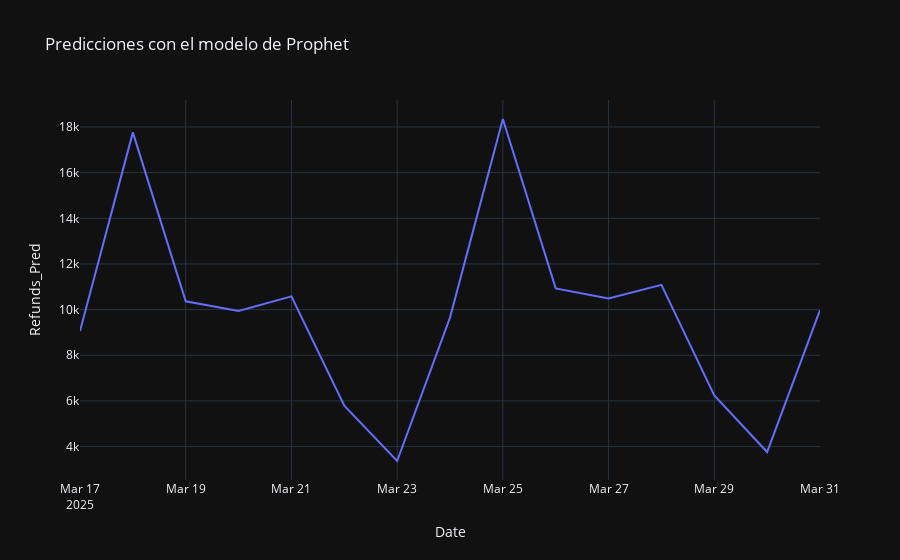

Notebook cell for this chart:
### Code cell
fig = px.line(prophet_pred2, x=prophet_pred2.index, y ='Refunds_Pred', template='plotly_dark', title='Predicciones con el modelo de Prophet')
fig.show()

### Figure 1 — Plotly figure (JSON) as saved in the notebook; plotly's stock layout.template omitted (floating-point values rounded to 4 significant figures)
{"data": [{"hovertemplate": "Date=%{x}<br>Refunds_Pred=%{y}<extra></extra>", "legendgroup": "", "line": {"color": "#636efa", "dash": "solid"}, "marker": {"symbol": "circle"}, "mode": "lines", "name": "", "orientation": "v", "showlegend": false, "type": "scatter", "x": ["2025-03-17T00:00:00", "2025-03-18T00:00:00", "2025-03-19T00:00:00", "2025-03-20T00:00:00", "2025-03-21T00:00:00", "2025-03-22T00:00:00", "2025-03-23T00:00:00", "2025-03-24T00:00:00", "2025-03-25T00:00:00", "2025-03-26T00:00:00", "2025-03-27T00:00:00", "2025-03-28T00:00:00", "2025-03-29T00:00:00", "2025-03-30T00:00:00", "2025-03-31T00:00:00"], "xaxis": "x", "y": [9060.0, 17760.0, 10360.0, 9942.0, 10580.0, 5788.0, 3368.0, 9651.0, 18350.0, 10930.0, 10480.0, 11080.0, 6239.0, 3760.0, 9977.0], "yaxis": "y"}], "layout": {"legend": {"tracegroupgap": 0}, "title": {"text": "Predicciones con el modelo de Prophet"}, "xaxis": {"anchor": "y", "domain": [0, 1], "title": {"text": "Date"}}, "yaxis": {"anchor": "x", "domain": [0, 1], "title": {"text": "Refunds_Pred"}}}}
